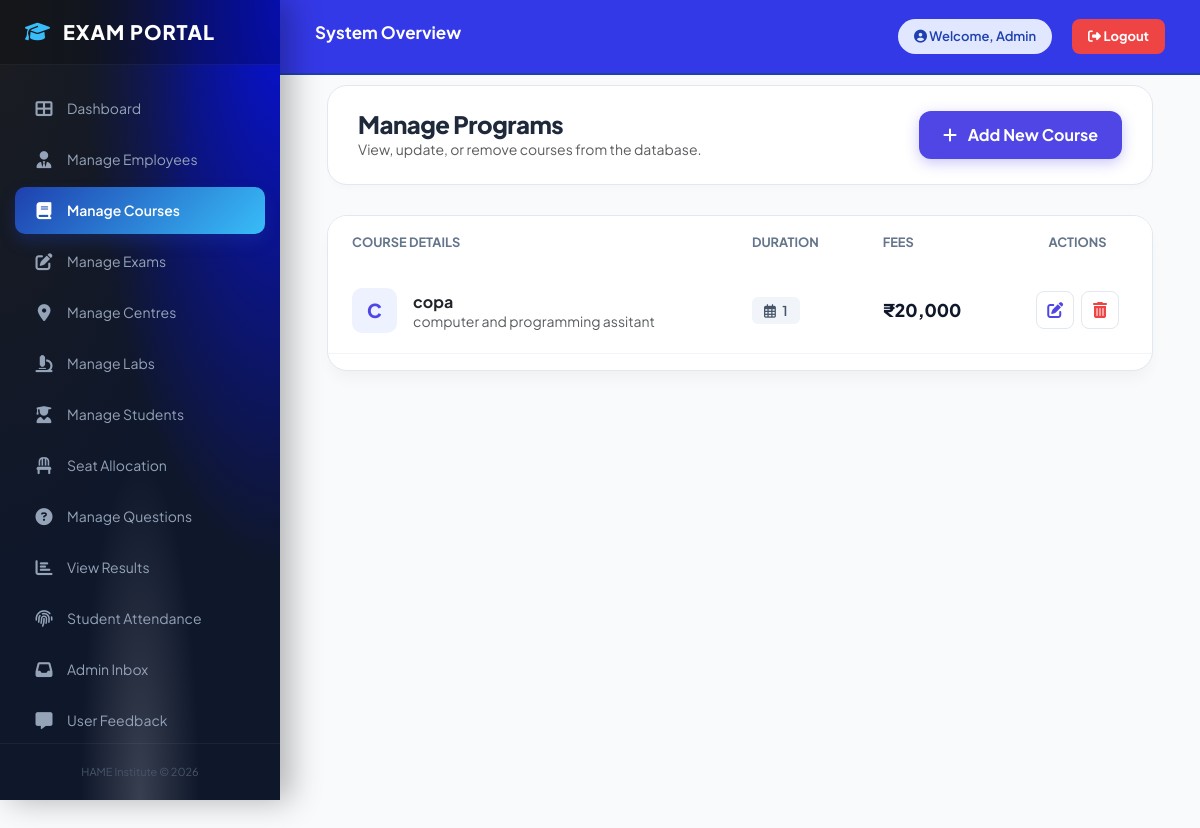
The app's page /admin/manage_course.php with its own data.
### tables this page shows
CREATE TABLE `courses` (
  `id` int(11) NOT NULL,
  `course_name` varchar(255) NOT NULL,
  `course_description` text DEFAULT NULL,
  `duration` varchar(50) DEFAULT NULL,
  `fees` decimal(10,2) DEFAULT NULL,
  `created_at` timestamp NOT NULL DEFAULT current_timestamp()
);

### admin/manage_course.php (the view, shortened to what this page needs)
<?php
include("../config.php");
include("sidebar.php");
?>
<!DOCTYPE html>
<html lang="en">
<head>
    <link href="https://cdn.jsdelivr.net/npm/bootstrap@5.3.0/dist/css/bootstrap.min.css" rel="stylesheet">
    <link rel="stylesheet" href="https://cdnjs.cloudflare.com/ajax/libs/font-awesome/6.4.0/css/all.min.css">
</head>
<body>
<div class="main-wrapper">
    <div class="container-fluid">
        <div class="header-container">
            <div>
                <h2 class="page-title">Manage Programs</h2>
                <p class="text-muted small m-0">View, update, or remove courses from the database.</p>
            </div>
            <a href="add_course.php" class="btn-add-new">
                <i class="fas fa-plus me-2"></i> Add New Course
            </a>
        </div>
        <div class="data-card">
            <div class="table-responsive">
                <table class="table">
                    <thead>
                        <tr>
                            <th>Course Details</th>
                            <th>Duration</th>
                            <th>Fees</th>
                            <th class="text-center">Actions</th>
                        </tr>
                    </thead>
                    <tbody>
                        <?php
                        $query = "SELECT * FROM courses ORDER BY id DESC";
                        $result = mysqli_query($conn, $query);
                        if(mysqli_num_rows($result) > 0) {
                            while($row = mysqli_fetch_assoc($result)) {
                                ?>
                                <tr>
                                    <td>
                                        <div class="d-flex align-items-center">
                                            <div class="course-badge me-3">
                                                <?php echo strtoupper(substr($row['course_name'], 0, 1)); ?>
                                            </div>
                                            <div>
                                                <div class="fw-bold text-dark"><?php echo $row['course_name']; ?></div>
                                                <div class="text-muted small" style="max-width: 250px; white-space: nowrap; overflow: hidden; text-overflow: ellipsis;">
                                                    <?php echo $row['course_description']; ?>
                                                </div>
                                            </div>
                                        </div>
                                    </td>
                                    <td>
                                        <span class="duration-tag">
                                            <i class="far fa-calendar-alt me-1"></i> <?php echo $row['duration']; ?>
                                        </span>
                                    </td>
                                    <td>
                                        <span class="price-label">₹<?php echo number_format($row['fees'], 0); ?></span>
                                    </td>
                                    <td class="text-center">
                                        <a href="edit_course.php?id=<?php echo $row['id']; ?>" class="action-btn btn-edit me-1" title="Edit Course">
                                            <i class="fas fa-pen-to-square"></i>
                                        </a>
                                        <button onclick="confirmDelete(<?php echo $row['id']; ?>)" class="action-btn btn-del" title="Delete Course">
                                            <i class="fas fa-trash-can"></i>
                                        </button>
                                    </td>
                                </tr>
                                <?php
                            }
                        } else {
                            echo '<tr><td colspan="4" class="text-center py-5 text-muted">No courses found.</td></tr>';
                        }
                        ?>
                    </tbody>
                </table>
            </div>
        </div>
    </div>
</div>
</body>
</html>

### admin/sidebar.php (style rules this page uses)
:root { --primary-blue: #1e40af; --dark-navy: #0f172a; --sky-accent: #38bdf8; --light-blue-bg: #f0f7ff; --sidebar-width: 280px; --topbar-height: 75px; }
* { box-sizing: border-box; }
body { margin: 0; padding: 0; font-family: 'Plus Jakarta Sans', sans-serif; background-color: #eef2ff; background-image: radial-gradient(at 0% 0%, rgba(15, 18, 28, 0.1) 0px, transparent 40%), radial-gradient(at 100% 0%, rgba(14, 26, 250, 0.1) 0px, transparent 40%), radial-gradient(at 50% 100%, rgba(219, 234, 254, 1) 0px, transparent 50%); background-attachment: fixed; min-height: 100vh; }

### admin/manage_course.php (style rules this page uses)
:root { --primary: #4f46e5; --primary-soft: #eef2ff; --success: #10b981; --danger: #ef4444; --sidebar-width: 280px; }
body { background: #f8fafc; font-family: 'Plus Jakarta Sans', sans-serif; color: #1e293b; }
.main-wrapper { padding: 35px; transition: all 0.3s ease; margin-top:50px; }
@media (min-width: 992px) { .main-wrapper { margin-left: var(--sidebar-width); } }
.header-container { background: #fff; border-radius: 20px; padding: 24px 30px; margin-bottom: 30px; border: 1px solid #e2e8f0; box-shadow: 0 4px 6px -1px rgba(0,0,0,0.02); display: flex; justify-content: space-between; align-items: center; }
.page-title { font-weight: 800; font-size: 1.5rem; letter-spacing: -0.5px; margin: 0; }
.data-card { background: #ffffff; border-radius: 20px; border: 1px solid #e2e8f0; overflow: hidden; box-shadow: 0 10px 15px -3px rgba(0,0,0,0.04); }
.table thead { background: #f1f5f9; }
.table thead th { font-weight: 700; font-size: 0.8rem; text-transform: uppercase; color: #64748b; padding: 18px 24px; border: none; }
.table tbody tr { transition: 0.2s; border-bottom: 1px solid #f1f5f9; }
.table td { padding: 20px 24px; vertical-align: middle; border: none; }
.course-badge { width: 45px; height: 45px; background: var(--primary-soft); color: var(--primary); border-radius: 10px; display: flex; align-items: center; justify-content: center; font-weight: 800; font-size: 1.2rem; }
.price-label { font-weight: 800; color: #0f172a; font-size: 1.1rem; }
.duration-tag { background: #f1f5f9; color: #475569; padding: 5px 12px; border-radius: 6px; font-size: 0.85rem; font-weight: 600; }
.action-btn { width: 38px; height: 38px; border-radius: 8px; display: inline-flex; align-items: center; justify-content: center; transition: all 0.2s; text-decoration: none; border: 1px solid #e2e8f0; background: white; }
.btn-edit { color: var(--primary); }
.btn-del { color: var(--danger); }
.btn-add-new { background: var(--primary); color: white; padding: 12px 24px; border-radius: 12px; font-weight: 700; text-decoration: none; box-shadow: 0 4px 14px 0 rgba(79, 70, 229, 0.3); transition: 0.3s; }

### records on screen
courses: course_name "C", course_name "copa", course_description "computer and programming assitant", duration "1", fees "20,000"
